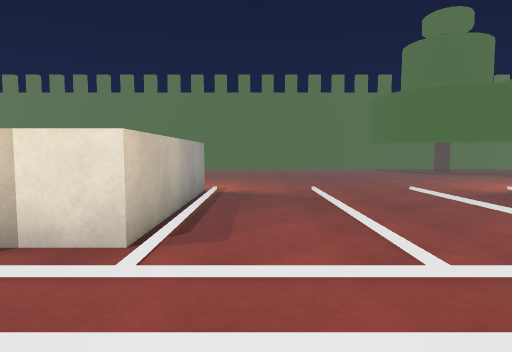
View 1 (above)

21 first-person views from a walk through a scene from a Unity 3-D project. The camera is 1.4 m above the floor, tilts 4° down and sees 75° across. Doors are open. The floor is counted in squares, 2 m on a side. Each view is taken from the middle of a square. On the plan, view 1 faces up. The plan holds only what a view shows up to about 10 squares ahead; the rest is blank. The place goes on beyond the plan. The player character is not drawn. Surface patterns are stand-ins for the level's own textures.

View 2
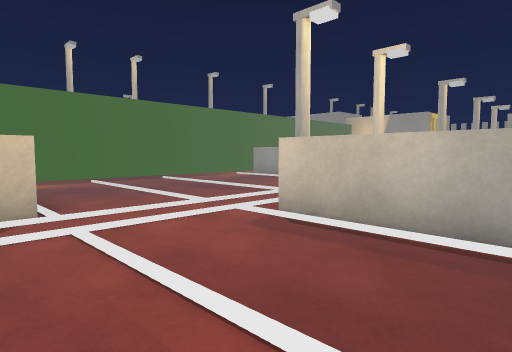

View 3
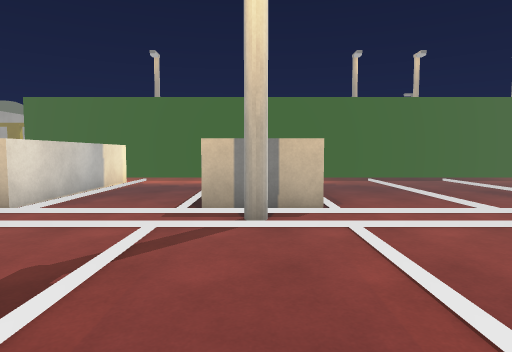

View 4
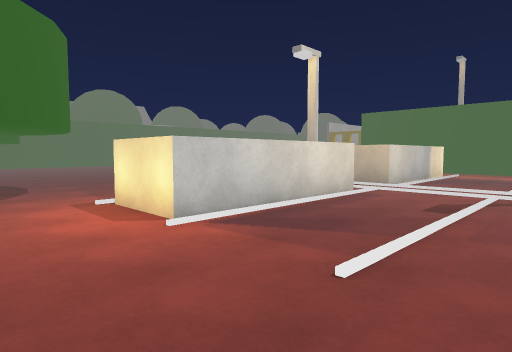

View 5
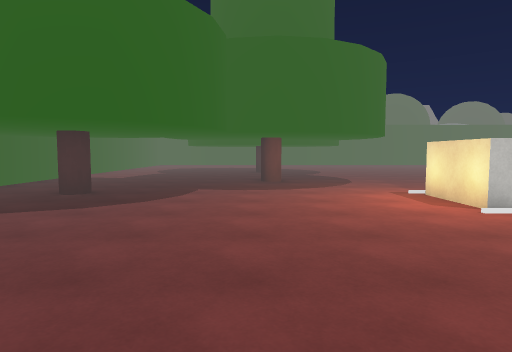

View 6
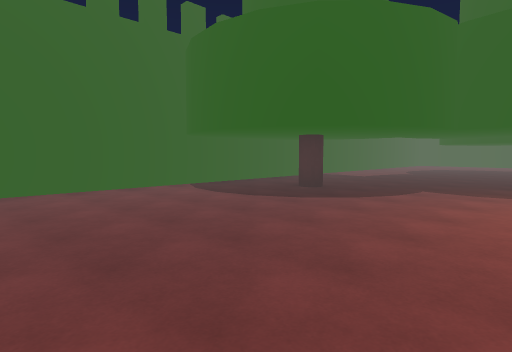

View 7
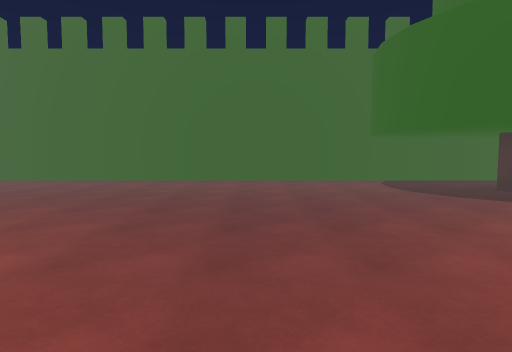

View 8
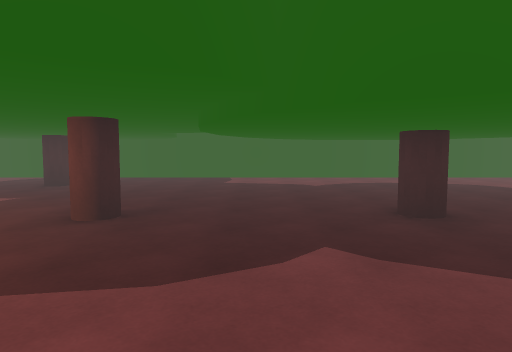

View 9
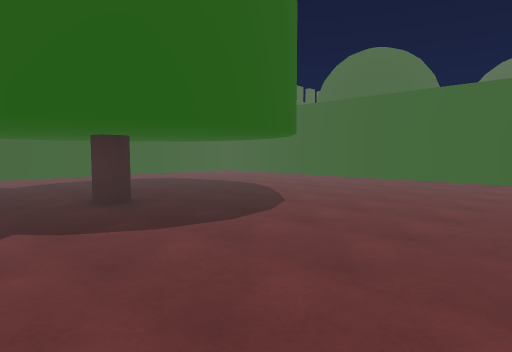

View 10
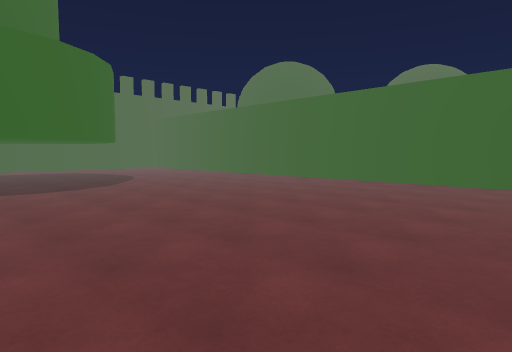

View 11
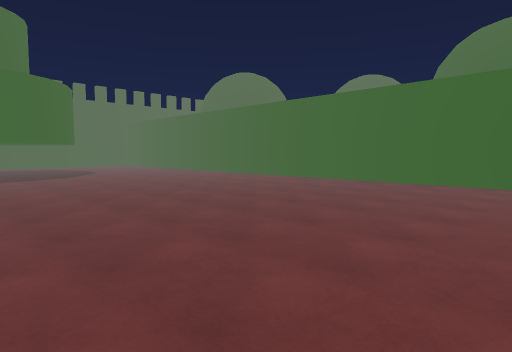

View 12
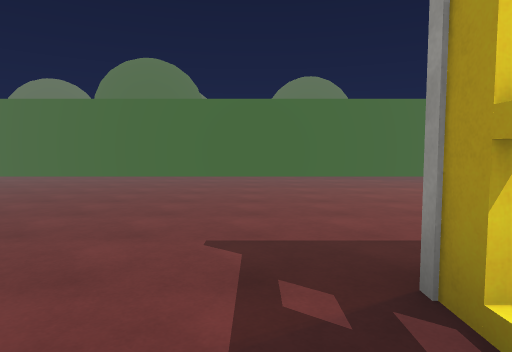

View 13
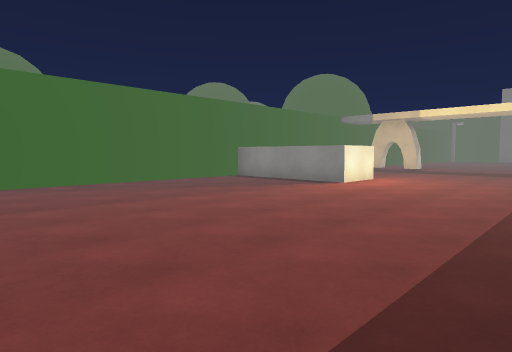

View 14
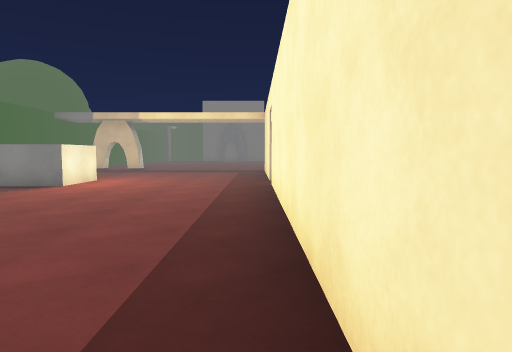

View 15
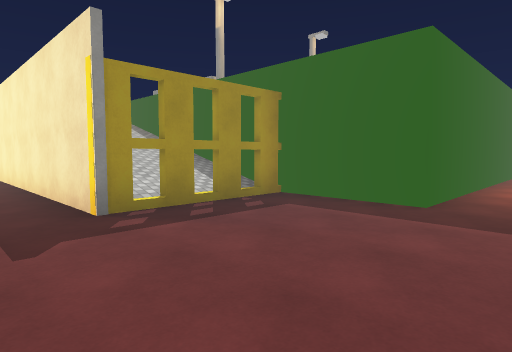

View 16
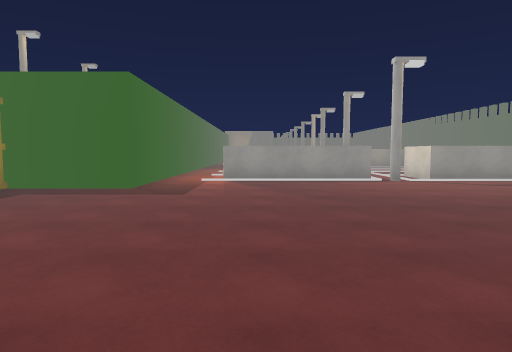

View 17
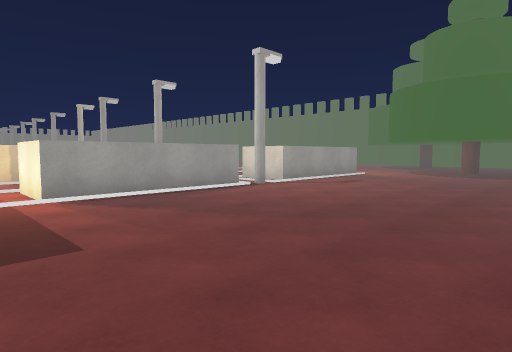

View 18
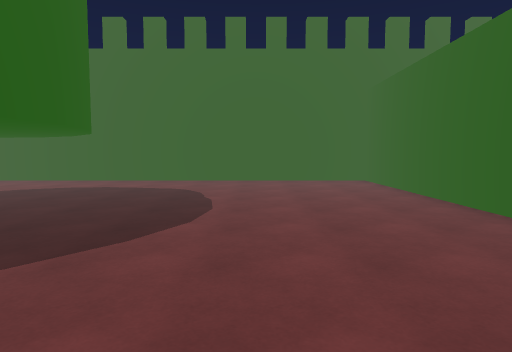

View 19
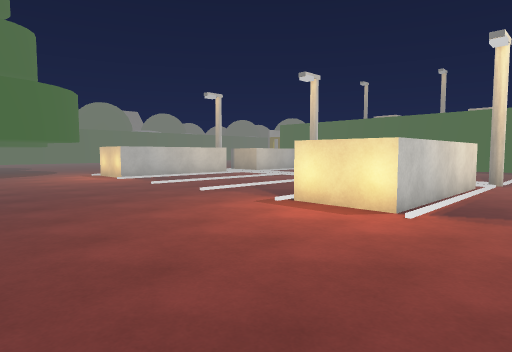

View 20
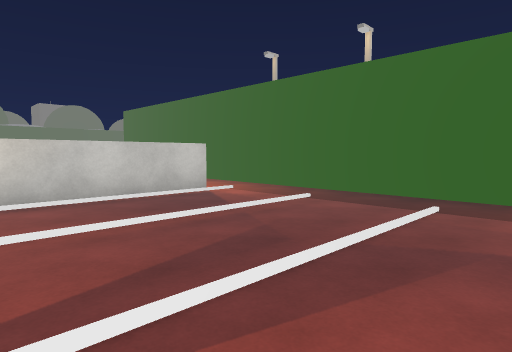

View 21
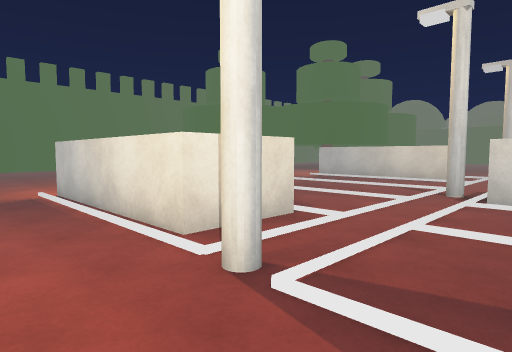

### Floor plan
Points are (right, up) in squares from view 1. A wall is a line through its corners. A room is listed if a view was taken in it or the views show most of it. See-through windows are left out.
Room 1 (views 1, 20, 21)
walls: (-1, 2.4) (-2.5, 2.4); (1.2, -2.9) (1.2, 0.9); (-4.5, -4.4) (0.5, -4.4)
ways out: opening at (-1, 1.8) to room 2; opening at (1.5, -3.5) to room 2
Room 2 (views 2, 3, 4, 5, 6, 7, 8, 9, 10, 11, 12, 13, 14, 15, 16, 17, 18, 19)
walls: (6.5, 4.7) (6.5, 2.4) (5, 2.4) (5, 6.2) (6.6, 6.2); (6.5, 1) (6.5, -2.8) (5, -2.8) (5, 0.9) (5.9, 0.9); (1.2, 0.9) (2.8, 0.9); (2.7, -2.4) (2.7, -2.9); (8.5, -6.9) (11.7, -6.9) (11.7, -14.1); (0.5, -4.4) (8.5, -4.4) (8.5, -7); (-2.5, 2.4) (-2.5, 6.2) (-1, 6.2) (-1, 2.4); (19.8, -13.5) (19.8, 14.4) (-4.5, 14.4); (16, -15.5) (16, -14) (19.2, -14)
ways out: opening at (-1, 1.8) to room 1; opening at (1.5, -3.5) to room 1; opening at (14, -16); open door at (11.5, -15)
objects: other object (7, 12); other object (9, 9); other object (13, 9)
Room 3 (no view inside)
walls: (8.5, -7) (8.5, -9.6)

Positions as (right, up) in squares from view 1, and headings:
1: (0, 0), facing up
2: (2, 5), facing down-left
3: (2, 5), facing down
4: (2, 8), facing down-right
5: (1, 9), facing right
6: (1, 8), facing up-right
7: (2, 6), facing up
8: (11, 5), facing up
9: (11, 4), facing up-right
10: (12, 0), facing up-right
11: (12, -3), facing up-right
12: (10, -6), facing right
13: (12, -7), facing down-right
14: (12, -7), facing down
15: (13, -3), facing down-left
16: (15, -2), facing left
17: (12, -4), facing up-left
18: (17, 6), facing up
19: (-4, 10), facing down-right
20: (-4, 1), facing down-right
21: (-4, 0), facing up-right
